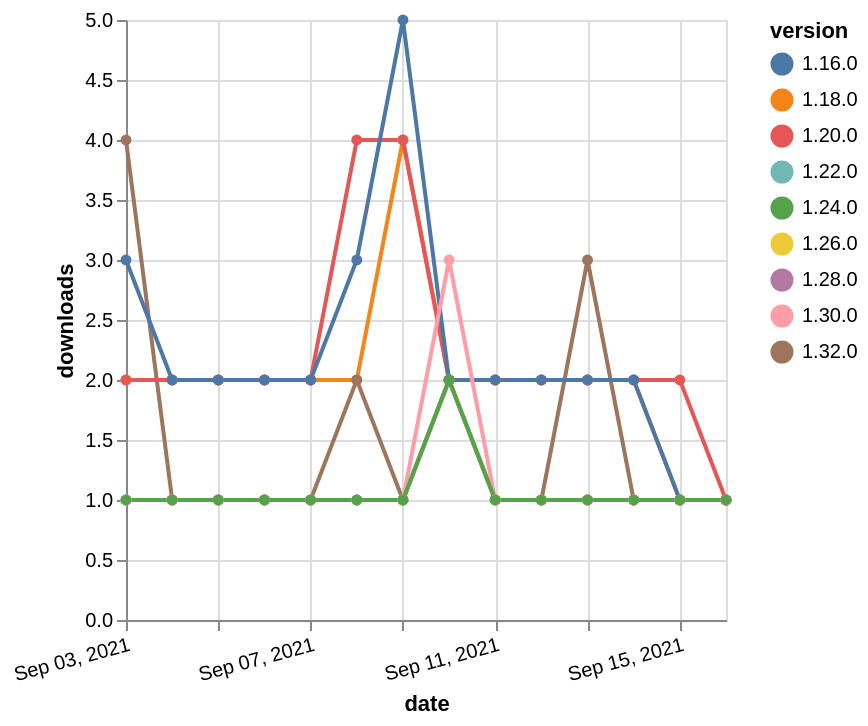

Vega-Lite specification stored for this chart:
### Vega-Lite specification from a JSON file in a GitHub repository (floating-point values rounded to 4 significant figures)
{"$schema": "https://vega.github.io/schema/vega-lite/v5.json", "description": "A simple bar chart with embedded data.", "data": {"values": [{"date": "2021-09-03", "total": 2534, "delta": 2, "version": "1.18.0"}, {"date": "2021-09-04", "total": 2536, "delta": 2, "version": "1.18.0"}, {"date": "2021-09-05", "total": 2538, "delta": 2, "version": "1.18.0"}, {"date": "2021-09-06", "total": 2540, "delta": 2, "version": "1.18.0"}, {"date": "2021-09-07", "total": 2542, "delta": 2, "version": "1.18.0"}, {"date": "2021-09-08", "total": 2544, "delta": 2, "version": "1.18.0"}, {"date": "2021-09-09", "total": 2548, "delta": 4, "version": "1.18.0"}, {"date": "2021-09-10", "total": 2550, "delta": 2, "version": "1.18.0"}, {"date": "2021-09-11", "total": 2552, "delta": 2, "version": "1.18.0"}, {"date": "2021-09-12", "total": 2554, "delta": 2, "version": "1.18.0"}, {"date": "2021-09-13", "total": 2556, "delta": 2, "version": "1.18.0"}, {"date": "2021-09-14", "total": 2558, "delta": 2, "version": "1.18.0"}, {"date": "2021-09-15", "total": 2559, "delta": 1, "version": "1.18.0"}, {"date": "2021-09-16", "total": 2560, "delta": 1, "version": "1.18.0"}, {"date": "2021-09-03", "total": 120, "delta": 4, "version": "1.32.0"}, {"date": "2021-09-04", "total": 121, "delta": 1, "version": "1.32.0"}, {"date": "2021-09-05", "total": 122, "delta": 1, "version": "1.32.0"}, {"date": "2021-09-06", "total": 123, "delta": 1, "version": "1.32.0"}, {"date": "2021-09-07", "total": 124, "delta": 1, "version": "1.32.0"}, {"date": "2021-09-08", "total": 126, "delta": 2, "version": "1.32.0"}, {"date": "2021-09-09", "total": 127, "delta": 1, "version": "1.32.0"}, {"date": "2021-09-10", "total": 129, "delta": 2, "version": "1.32.0"}, {"date": "2021-09-11", "total": 130, "delta": 1, "version": "1.32.0"}, {"date": "2021-09-12", "total": 131, "delta": 1, "version": "1.32.0"}, {"date": "2021-09-13", "total": 134, "delta": 3, "version": "1.32.0"}, {"date": "2021-09-14", "total": 135, "delta": 1, "version": "1.32.0"}, {"date": "2021-09-15", "total": 136, "delta": 1, "version": "1.32.0"}, {"date": "2021-09-16", "total": 137, "delta": 1, "version": "1.32.0"}, {"date": "2021-09-03", "total": 238, "delta": 1, "version": "1.22.0"}, {"date": "2021-09-04", "total": 239, "delta": 1, "version": "1.22.0"}, {"date": "2021-09-05", "total": 240, "delta": 1, "version": "1.22.0"}, {"date": "2021-09-06", "total": 241, "delta": 1, "version": "1.22.0"}, {"date": "2021-09-07", "total": 242, "delta": 1, "version": "1.22.0"}, {"date": "2021-09-08", "total": 243, "delta": 1, "version": "1.22.0"}, {"date": "2021-09-09", "total": 244, "delta": 1, "version": "1.22.0"}, {"date": "2021-09-10", "total": 246, "delta": 2, "version": "1.22.0"}, {"date": "2021-09-11", "total": 247, "delta": 1, "version": "1.22.0"}, {"date": "2021-09-12", "total": 248, "delta": 1, "version": "1.22.0"}, {"date": "2021-09-13", "total": 249, "delta": 1, "version": "1.22.0"}, {"date": "2021-09-14", "total": 250, "delta": 1, "version": "1.22.0"}, {"date": "2021-09-15", "total": 251, "delta": 1, "version": "1.22.0"}, {"date": "2021-09-16", "total": 252, "delta": 1, "version": "1.22.0"}, {"date": "2021-09-03", "total": 164, "delta": 1, "version": "1.28.0"}, {"date": "2021-09-04", "total": 165, "delta": 1, "version": "1.28.0"}, {"date": "2021-09-05", "total": 166, "delta": 1, "version": "1.28.0"}, {"date": "2021-09-06", "total": 167, "delta": 1, "version": "1.28.0"}, {"date": "2021-09-07", "total": 168, "delta": 1, "version": "1.28.0"}, {"date": "2021-09-08", "total": 169, "delta": 1, "version": "1.28.0"}, {"date": "2021-09-09", "total": 170, "delta": 1, "version": "1.28.0"}, {"date": "2021-09-10", "total": 172, "delta": 2, "version": "1.28.0"}, {"date": "2021-09-11", "total": 173, "delta": 1, "version": "1.28.0"}, {"date": "2021-09-12", "total": 174, "delta": 1, "version": "1.28.0"}, {"date": "2021-09-13", "total": 175, "delta": 1, "version": "1.28.0"}, {"date": "2021-09-14", "total": 176, "delta": 1, "version": "1.28.0"}, {"date": "2021-09-15", "total": 177, "delta": 1, "version": "1.28.0"}, {"date": "2021-09-16", "total": 178, "delta": 1, "version": "1.28.0"}, {"date": "2021-09-03", "total": 176, "delta": 1, "version": "1.26.0"}, {"date": "2021-09-04", "total": 177, "delta": 1, "version": "1.26.0"}, {"date": "2021-09-05", "total": 178, "delta": 1, "version": "1.26.0"}, {"date": "2021-09-06", "total": 179, "delta": 1, "version": "1.26.0"}, {"date": "2021-09-07", "total": 180, "delta": 1, "version": "1.26.0"}, {"date": "2021-09-08", "total": 181, "delta": 1, "version": "1.26.0"}, {"date": "2021-09-09", "total": 182, "delta": 1, "version": "1.26.0"}, {"date": "2021-09-10", "total": 184, "delta": 2, "version": "1.26.0"}, {"date": "2021-09-11", "total": 185, "delta": 1, "version": "1.26.0"}, {"date": "2021-09-12", "total": 186, "delta": 1, "version": "1.26.0"}, {"date": "2021-09-13", "total": 187, "delta": 1, "version": "1.26.0"}, {"date": "2021-09-14", "total": 188, "delta": 1, "version": "1.26.0"}, {"date": "2021-09-15", "total": 189, "delta": 1, "version": "1.26.0"}, {"date": "2021-09-16", "total": 190, "delta": 1, "version": "1.26.0"}, {"date": "2021-09-03", "total": 2440, "delta": 2, "version": "1.20.0"}, {"date": "2021-09-04", "total": 2442, "delta": 2, "version": "1.20.0"}, {"date": "2021-09-05", "total": 2444, "delta": 2, "version": "1.20.0"}, {"date": "2021-09-06", "total": 2446, "delta": 2, "version": "1.20.0"}, {"date": "2021-09-07", "total": 2448, "delta": 2, "version": "1.20.0"}, {"date": "2021-09-08", "total": 2452, "delta": 4, "version": "1.20.0"}, {"date": "2021-09-09", "total": 2456, "delta": 4, "version": "1.20.0"}, {"date": "2021-09-10", "total": 2458, "delta": 2, "version": "1.20.0"}, {"date": "2021-09-11", "total": 2460, "delta": 2, "version": "1.20.0"}, {"date": "2021-09-12", "total": 2462, "delta": 2, "version": "1.20.0"}, {"date": "2021-09-13", "total": 2464, "delta": 2, "version": "1.20.0"}, {"date": "2021-09-14", "total": 2466, "delta": 2, "version": "1.20.0"}, {"date": "2021-09-15", "total": 2468, "delta": 2, "version": "1.20.0"}, {"date": "2021-09-16", "total": 2469, "delta": 1, "version": "1.20.0"}, {"date": "2021-09-03", "total": 2993, "delta": 3, "version": "1.16.0"}, {"date": "2021-09-04", "total": 2995, "delta": 2, "version": "1.16.0"}, {"date": "2021-09-05", "total": 2997, "delta": 2, "version": "1.16.0"}, {"date": "2021-09-06", "total": 2999, "delta": 2, "version": "1.16.0"}, {"date": "2021-09-07", "total": 3001, "delta": 2, "version": "1.16.0"}, {"date": "2021-09-08", "total": 3004, "delta": 3, "version": "1.16.0"}, {"date": "2021-09-09", "total": 3009, "delta": 5, "version": "1.16.0"}, {"date": "2021-09-10", "total": 3011, "delta": 2, "version": "1.16.0"}, {"date": "2021-09-11", "total": 3013, "delta": 2, "version": "1.16.0"}, {"date": "2021-09-12", "total": 3015, "delta": 2, "version": "1.16.0"}, {"date": "2021-09-13", "total": 3017, "delta": 2, "version": "1.16.0"}, {"date": "2021-09-14", "total": 3019, "delta": 2, "version": "1.16.0"}, {"date": "2021-09-15", "total": 3020, "delta": 1, "version": "1.16.0"}, {"date": "2021-09-16", "total": 3021, "delta": 1, "version": "1.16.0"}, {"date": "2021-09-03", "total": 188, "delta": 1, "version": "1.30.0"}, {"date": "2021-09-04", "total": 189, "delta": 1, "version": "1.30.0"}, {"date": "2021-09-05", "total": 190, "delta": 1, "version": "1.30.0"}, {"date": "2021-09-06", "total": 191, "delta": 1, "version": "1.30.0"}, {"date": "2021-09-07", "total": 192, "delta": 1, "version": "1.30.0"}, {"date": "2021-09-08", "total": 193, "delta": 1, "version": "1.30.0"}, {"date": "2021-09-09", "total": 194, "delta": 1, "version": "1.30.0"}, {"date": "2021-09-10", "total": 197, "delta": 3, "version": "1.30.0"}, {"date": "2021-09-11", "total": 198, "delta": 1, "version": "1.30.0"}, {"date": "2021-09-12", "total": 199, "delta": 1, "version": "1.30.0"}, {"date": "2021-09-13", "total": 200, "delta": 1, "version": "1.30.0"}, {"date": "2021-09-14", "total": 201, "delta": 1, "version": "1.30.0"}, {"date": "2021-09-15", "total": 202, "delta": 1, "version": "1.30.0"}, {"date": "2021-09-16", "total": 203, "delta": 1, "version": "1.30.0"}, {"date": "2021-09-03", "total": 191, "delta": 1, "version": "1.24.0"}, {"date": "2021-09-04", "total": 192, "delta": 1, "version": "1.24.0"}, {"date": "2021-09-05", "total": 193, "delta": 1, "version": "1.24.0"}, {"date": "2021-09-06", "total": 194, "delta": 1, "version": "1.24.0"}, {"date": "2021-09-07", "total": 195, "delta": 1, "version": "1.24.0"}, {"date": "2021-09-08", "total": 196, "delta": 1, "version": "1.24.0"}, {"date": "2021-09-09", "total": 197, "delta": 1, "version": "1.24.0"}, {"date": "2021-09-10", "total": 199, "delta": 2, "version": "1.24.0"}, {"date": "2021-09-11", "total": 200, "delta": 1, "version": "1.24.0"}, {"date": "2021-09-12", "total": 201, "delta": 1, "version": "1.24.0"}, {"date": "2021-09-13", "total": 202, "delta": 1, "version": "1.24.0"}, {"date": "2021-09-14", "total": 203, "delta": 1, "version": "1.24.0"}, {"date": "2021-09-15", "total": 204, "delta": 1, "version": "1.24.0"}, {"date": "2021-09-16", "total": 205, "delta": 1, "version": "1.24.0"}]}, "width": "container", "mark": {"type": "line", "point": {"filled": true}}, "encoding": {"x": {"field": "date", "type": "temporal", "timeUnit": "yearmonthdate", "title": "date", "axis": {"labelAngle": -15}}, "y": {"field": "delta", "type": "quantitative", "title": "downloads"}, "color": {"field": "version", "type": "nominal"}, "tooltip": {"field": "delta"}}}
